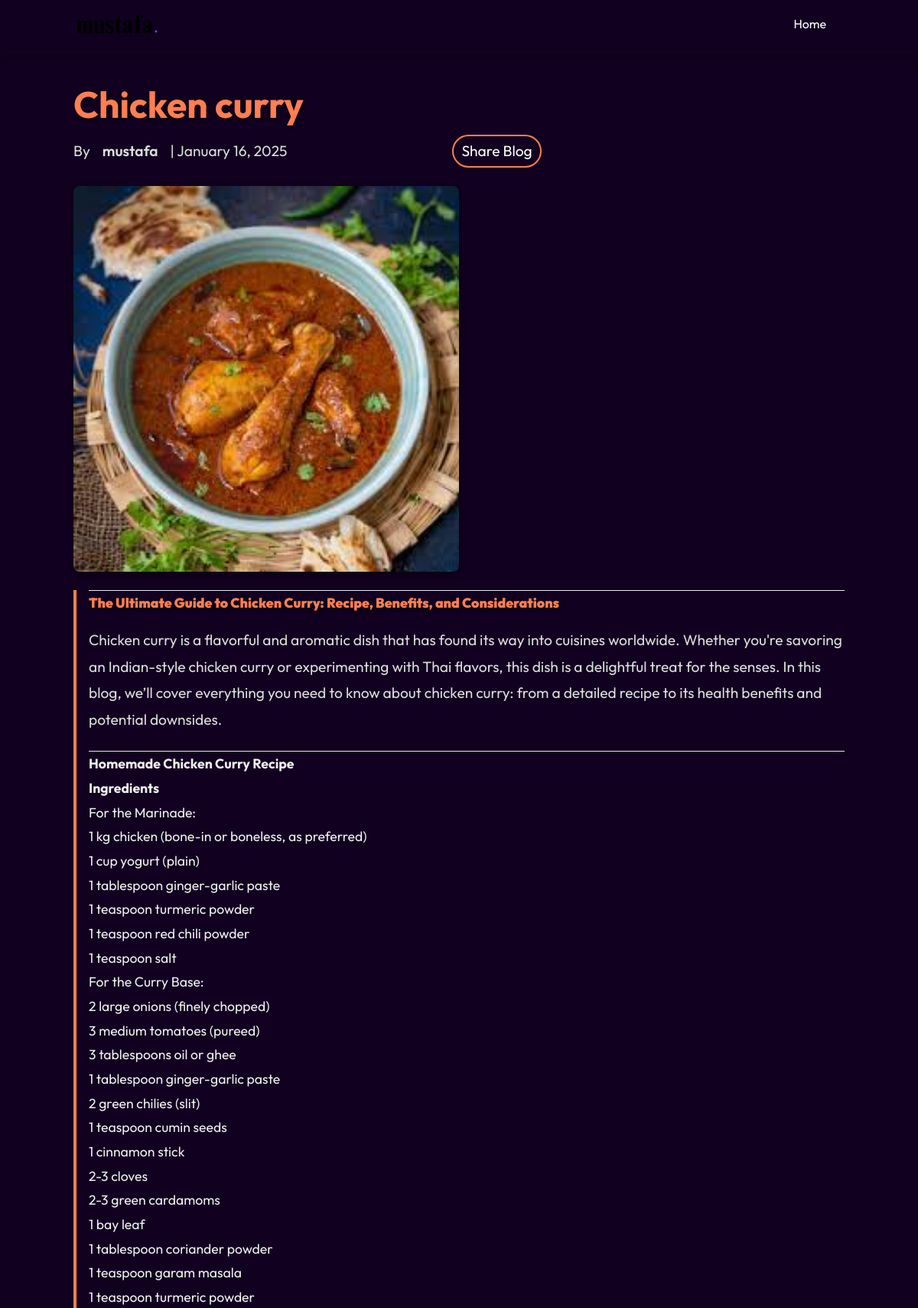
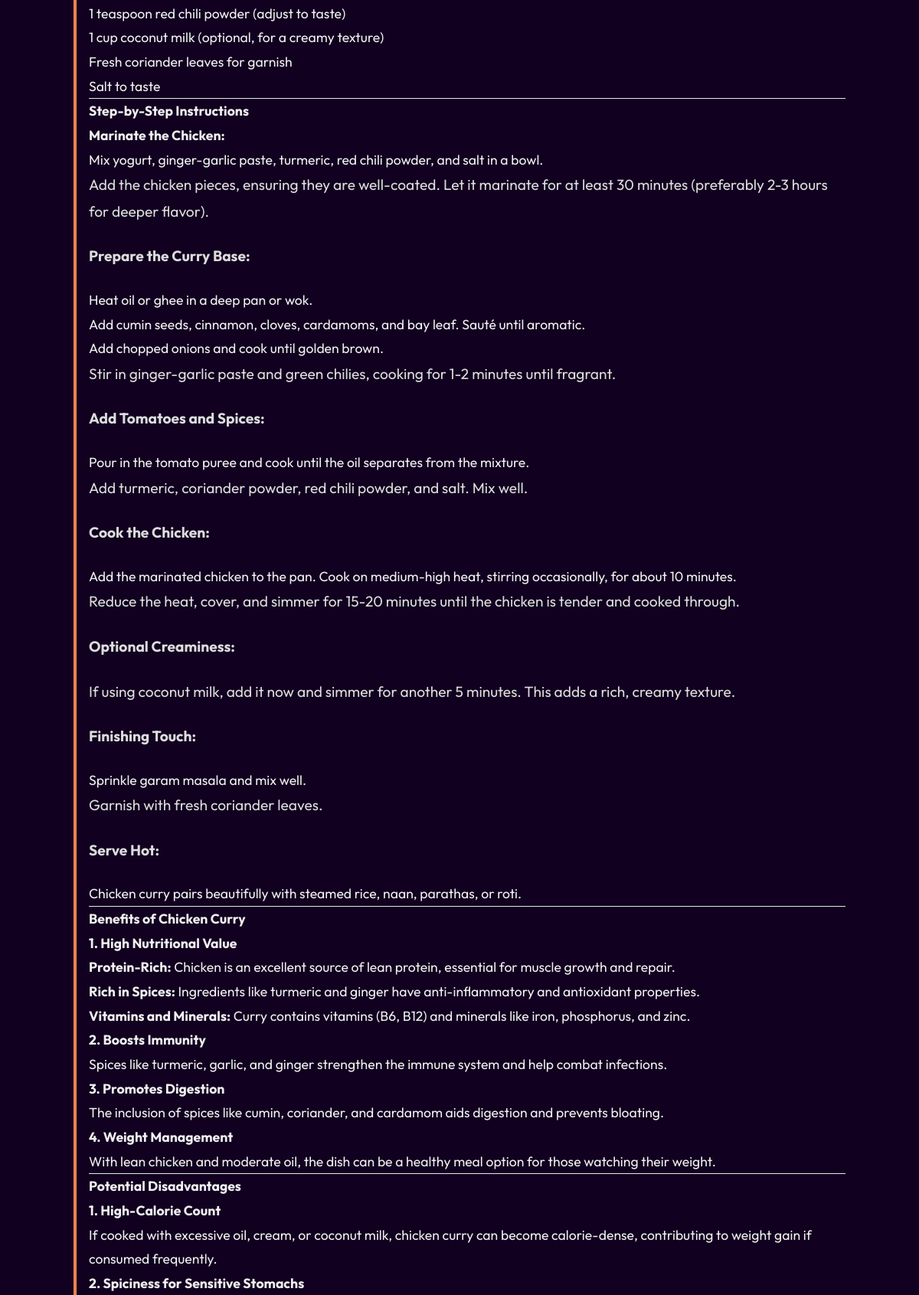
Screenshot of /blog/chicken-curry/ (upper part) with the database file from the repository (2 pictures, top to bottom).
### blog/models.py (models this page shows, shortened)
class BlogPost(models.Model):
    title = models.CharField(max_length=200)
    content = models.TextField()
    slug = models.SlugField(unique=True, blank=True)  # SlugField for SEO-friendly URLs
    author = models.ForeignKey(User, on_delete=models.CASCADE)
    created_at = models.DateTimeField(auto_now_add=True)
    updated_at = models.DateTimeField(auto_now=True)
    image = models.ImageField(upload_to='blog_images/', null=True, blank=True)

### blog/views.py (the view)
# urls.py: path('<slug:slug>/', views.blog_detail, name='blog_detail')
def blog_detail(request, slug):
    blog_post = get_object_or_404(BlogPost, slug=slug)
    blog_post.content = markdown.markdown(blog_post.content)
    return render(request, 'blog/blog_detail.html', {'blog_post': blog_post})

### templates/blog/blog_detail.html (shortened to what this page needs)
{% load static %}
<!DOCTYPE html>
<html lang="en" class="scroll-smooth">
<head>
    <link rel="stylesheet" href="{% static 'css/main.css' %}">
    <link rel="stylesheet" href="{% static 'css/blog.css' %}">
</head>
<body class="w-screen overflow-x-hidden dark:bg-darkTheme dark:text-white">
    <nav class="fixed top-0 z-50 w-full flex items-center justify-between px-[8%] py-4 bg-darkTheme shadow-sm">
        <img src="{% static 'img/Mustafa_dark.png' %}" alt="Logo" class="w-28">
        <ul class="mt-20 flex flex-col gap-6 px-6">
          <li><a href="" class="text-white hover:text-coral">Home</a></li>
      </ul>
    </nav>
    <main class="px-[8%] mt-20">
        <div class="rounded-lg p-8 shadow-lg">
            <h1 class="text-5xl font-bold mb-4">{{ blog_post.title }}</h1>
<p class="text-gray-400 mb-6 flex items-center gap-4">
    By <span class="font-semibold">{{ blog_post.author }}</span> |
    {{ blog_post.created_at|date:"F j, Y" }}
    <button
    id="share-button"
    style="background-color: #11001f; color: white; padding: 2px 10px; border-radius: 50px; margin-left:200px ;"
    onclick="shareBlog()">
    Share Blog
  </button>
</p>
            {% if blog_post.image %}
            <img src="{{ blog_post.image.url }}" alt="{{ blog_post.title }}" class="w-full rounded-lg shadow-md object-cover max-h-96 mb-6">
            {% endif %}
            <article class="prose dark:prose-invert max-w-none">
                {{ blog_post.content|safe }}
            </article>
        </div>
    </main>
</body>
</html>

### static/css/main.css (style rules this page uses)
html, :host { line-height: 1.5; -webkit-text-size-adjust: 100%; -moz-tab-size: 4; -o-tab-size: 4; tab-size: 4; font-family: ui-sans-serif, system-ui, sans-serif, "Apple Color Emoji", "Segoe UI Emoji", "Segoe UI Symbol", "Noto Color Emoji"; font-feature-settings: normal; font-variation-settings: normal; -webkit-tap-highlight-color: transparent; }
body { margin: 0; line-height: inherit; }
hr { height: 0; color: inherit; border-top-width: 1px; }
h1, h2, h3, h4, h5, h6 { font-size: inherit; font-weight: inherit; }
a { color: inherit; text-decoration: inherit; }
b, strong { font-weight: bolder; }
button, input, optgroup, select, textarea { font-family: inherit; font-feature-settings: inherit; font-variation-settings: inherit; font-size: 100%; font-weight: inherit; line-height: inherit; letter-spacing: inherit; color: inherit; margin: 0; padding: 0; }
button, select { text-transform: none; }
button, input:where([type='button']), input:where([type='reset']), input:where([type='submit']) { -webkit-appearance: button; background-color: transparent; background-image: none; }
blockquote, dl, dd, h1, h2, h3, h4, h5, h6, hr, figure, p, pre { margin: 0; }
ol, ul, menu { list-style: none; margin: 0; padding: 0; }
button, [role="button"] { cursor: pointer; }
img, svg, video, canvas, audio, iframe, embed, object { display: block; vertical-align: middle; }
img, video { max-width: 100%; height: auto; }
.fixed { position: fixed; }
.top-0 { top: 0px; }
.z-50 { z-index: 50; }
.flex { display: flex; }
.w-28 { width: 7rem; }
.w-full { width: 100%; }
.w-screen { width: 100vw; }
.max-w-none { max-width: none; }
.flex-col { flex-direction: column; }
.items-center { align-items: center; }
.justify-between { justify-content: space-between; }
.gap-4 { gap: 1rem; }
.gap-6 { gap: 1.5rem; }
.overflow-x-hidden { overflow-x: hidden; }
.scroll-smooth { scroll-behavior: smooth; }
.rounded-lg { border-radius: 0.5rem; }
.px-6 { padding-left: 1.5rem; padding-right: 1.5rem; }
.px-\[8\%\] { padding-left: 8%; padding-right: 8%; }
.py-4 { padding-top: 1rem; padding-bottom: 1rem; }
.text-5xl { font-size: 3rem; line-height: 1; }
.font-semibold { font-weight: 600; }
.text-white { --tw-text-opacity: 1; color: rgb(255 255 255 / var(--tw-text-opacity)); }
.shadow-sm { --tw-shadow: 0 1px 2px 0 rgb(0 0 0 / 0.05); --tw-shadow-colored: 0 1px 2px 0 var(--tw-shadow-color); box-shadow: var(--tw-ring-offset-shadow, 0 0 #0000), var(--tw-ring-shadow, 0 0 #0000), var(--tw-shadow); }
body { font-family: "outfit"; }

### static/css/blog.css (style rules this page uses)
body { background-color: rgba(17, 0, 31, 1); margin: 0; }
nav ul li a { color: #ff7f50; transition: color 0.3s ease-in-out; }
main { margin-top: 5rem; padding: 2rem; background-color: rgba(17, 0, 31, 1); border-radius: 10px; box-shadow: 0 4px 12px rgba(0, 0, 0, 0.4); color: #ffffff; font-family: 'Outfit', sans-serif; }
main h1 { font-size: 1.1rem; color: #ff7f50; font-weight: 700; margin-bottom: 1rem; text-shadow: 2px 2px 4px rgba(0, 0, 0, 0.6); }
main p { color: #dcdcdc; font-size: 1.2rem; line-height: 1.8; margin-bottom: 1.5rem; }
main article { color: #f0f0f0; font-size: 1.1rem; line-height: 1.8; border-left: 4px solid #ff7f50; padding-left: 1rem; margin-top: 1rem; }
main img { max-width: 50%; border-radius: 10px; margin-bottom: 1.5rem; box-shadow: 0 4px 8px rgba(0, 0, 0, 0.3); }
a { text-decoration: none; color: inherit; }
#share-button { border: 2px solid #ff7f50;; }

### rows the page displays
BlogPost: title "Chicken curry", author "mustafa", created_at "January 16, 2025", image (picture), content "The Ultimate Guide to Chicken Curry: Recipe, Benefits, and Considerations Chicken curry is a flavorful and aromatic dish that has found its way into cuisines worldwide. Whether you're savoring an Indian-style chicken curry or experimenting with Thai flavors, this dish is a delightful treat for the senses. In this blog, we’ll cover everything you need to know about chicken curry: from a detailed recipe to its health benefits and potential downsides. Homemade Chicken Curry Recipe Ingredients For the Marinade: 1 kg chicken (bone-in or boneless, as preferred) 1 cup yogurt (plain) 1 tablespoon ginger-garlic paste 1 teaspoon turmeric powder 1 teaspoon red chili powder 1 teaspoon salt For the…"
